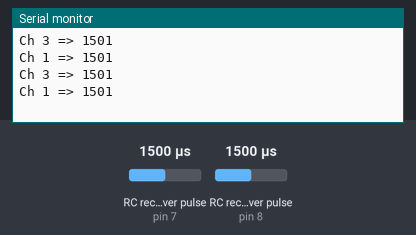
A sketch run on a simulated Arduino Uno, built with avr-gcc and run on an emulated ATmega328P. Shown: the last lines printed to the serial monitor. Wiring (inferred from the names in the program): 2 × RC receiver channel: data pin 7 / data pin 8. Inputs (shaded band) come from the test bench; at power-on: RC receiver pulse (sensors on pin 7, pin 8) 1500 µs.

Above: at 1.2 s.
1.3 s: RC receiver pulse (sensor on pin 7) set to 1020 µs
At 2.6 s:
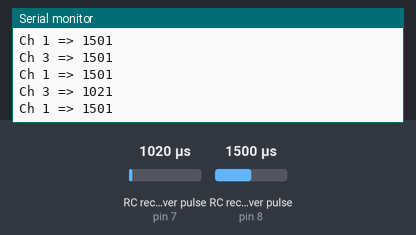
2.8 s: RC receiver pulse (sensor on pin 8) set to 1020 µs
At 3.9 s:
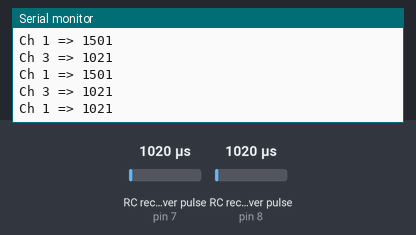
4.3 s: RC receiver pulse (sensor on pin 7) set to 1250 µs
At 5.6 s:
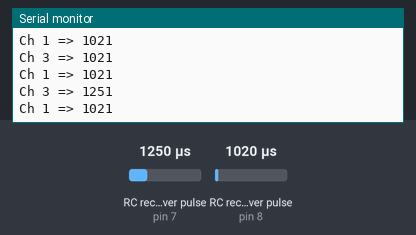
5.8 s: RC receiver pulse (sensor on pin 8) set to 1250 µs
At 6.7 s:
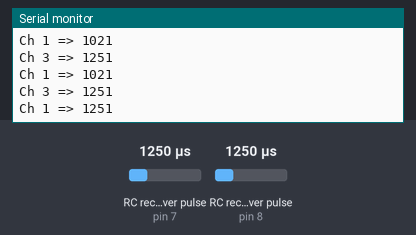
Timing chart, 0 to 8.3 s (numbered marks = the images above; inputs shaded):
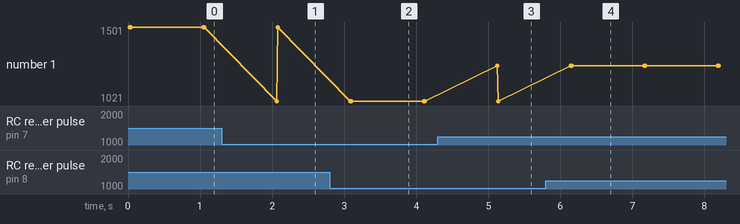

Measured:
- after the input at 1.3 s, the serial monitor: prints a new line after 0.76 s (image 1)
- after the input at 2.8 s, the serial monitor: prints a new line after 0.30 s (image 2)
- after the input at 4.3 s, the serial monitor: prints a new line after 0.82 s (image 3)
- after the input at 5.8 s, the serial monitor: prints a new line after 0.36 s (image 4)

The sketch:

simpleRCReceiver.ino
```cpp
int ch3Pin = 7;
int ch1Pin = 8;
unsigned long duration3;
unsigned long duration1;

void setup()
{
  pinMode(ch3Pin, INPUT);
  pinMode(ch1Pin,INPUT);
  Serial.begin(9600);
}

void loop()
{
  duration3 = pulseIn(ch3Pin, HIGH);
  duration1 = pulseIn(ch1Pin,HIGH);
  Serial.print("Ch 3 => ");
  Serial.println(duration3);
  Serial.print("Ch 1 => ");
  Serial.println(duration1);
  delay(1000);
}
```
